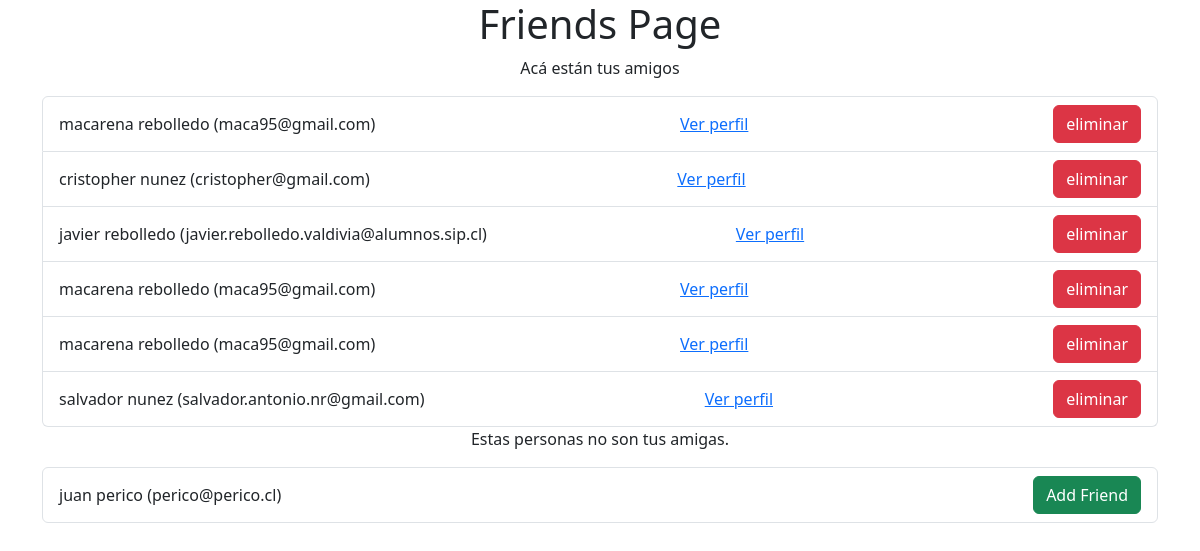
The page /friends (signed in) on the database its author committed.
### tables this page shows
CREATE TABLE usuario (
                id INTEGER PRIMARY KEY AUTOINCREMENT,
                first_name TEXT NOT NULL,
                last_name TEXT NOT NULL,
                email TEXT NOT NULL UNIQUE,
                password TEXT NOT NULL
            );

### main.py (the view, shortened to what this page needs)
@app.route('/friends', methods=['GET', 'POST'])
def friends_view():
    if 'user_id' not in session:
        return redirect(url_for('login'))  # Si no está logueado, redirige al login
    user_id = session['user_id']  # Obtener el ID del usuario desde la sesión
    db = get_db()
    query = '''
        SELECT u.id, u.first_name, u.last_name, u.email
        FROM usuario u
        JOIN amigos a ON (a.amigo_1 = u.id OR a.amigo_2 = u.id)
        WHERE a.amigo_1 = ? OR a.amigo_2 = ?
    '''
    friends = db.execute(query, (user_id, user_id)).fetchall()
    query_no_friends = '''
        SELECT id, first_name, last_name, email
        FROM usuario
        WHERE id != ? AND id NOT IN (
            SELECT amigo_1 FROM amigos WHERE amigo_1 = ? OR amigo_2 = ?
            UNION
            SELECT amigo_2 FROM amigos WHERE amigo_1 = ? OR amigo_2 = ?
        )
    '''
    no_friends = db.execute(query_no_friends, (user_id, user_id, user_id, user_id, user_id)).fetchall()
    return render_template('friends.html', friends=friends, no_friends=no_friends)

### main.py (called while the page is built)
def get_db():
    db = getattr(g, '_database', None)
    if db is None:
        db = g._database = sqlite3.connect(DATABASE)
    return db

@app.teardown_appcontext
def close_connection(exception):
    db = getattr(g, '_database', None)
    if db is not None:
        db.close()

### templates/friends.html (shortened to what this page needs)
<!DOCTYPE html>
<html lang="en">
<head>
    <link href="https://cdn.jsdelivr.net/npm/bootstrap@5.3.3/dist/css/bootstrap.min.css" rel="stylesheet">
</head>
<body>
    <div class="container">
        <h1 class="text-center">Friends Page</h1>
    <p class="text-center">Acá están tus amigos</p>
    <div>
        {% if friends %}
        <ul class="list-group">
            {% for friend in friends %}
                <li class="list-group-item d-flex justify-content-between align-items-center">
                    {{ friend[1] }} {{ friend[2]}} ({{ friend[3] }})
                    <form method="POST" style="display: inline;">
                        <a href="{{ url_for('user_profile', user_id=session['user_id']) }}">Ver perfil</a>
                    </form>
                    <form method="POST" style="display: inline;">
                        <button type="submit" name="remove_friend" value="{{ friend[0] }}" class="btn btn-danger">eliminar</button>
                    </form>
                </li>
            {% endfor %}
        </ul>
    {% else %}
        <p>no has agregado amigos!</p>
    {% endif %}
    </div>
    <p class="text-center">Estas personas no son tus amigas.</p>
    {% if no_friends %}
            <ul class="list-group">
                {% for user in no_friends %}
                    <li class="list-group-item d-flex justify-content-between align-items-center">
                        {{ user[1] }} {{ user[2]}} ({{ user[3] }})
                        <form method="POST" style="display: inline;">
                            <button type="submit" name="add_friend" value="{{ user[0] }}" class="btn btn-success">Add Friend</button>
                        </form>
                    </li>
                {% endfor %}
            </ul>
        {% else %}
            <p>todos son tus amigos!</p>
        {% endif %}
    </div>
</body>
</html>

### rows shown on the page
usuario: first_name "macarena", last_name "rebolledo", email "maca95@gmail.com", {{ friend[0] }} 2 (drawn)
usuario: first_name "cristopher", last_name "nunez", email "cristopher@gmail.com", {{ friend[0] }} 4 (drawn)
usuario: first_name "javier", last_name "rebolledo", email "javier.rebolledo.valdivia@alumnos.sip.cl", {{ friend[0] }} 1 (drawn)
usuario: first_name "salvador", last_name "nunez", email "salvador.antonio.nr@gmail.com", {{ friend[0] }} 3 (drawn)
usuario: first_name "juan", last_name "perico", email "perico@perico.cl", {{ user[0] }} 5 (drawn)
